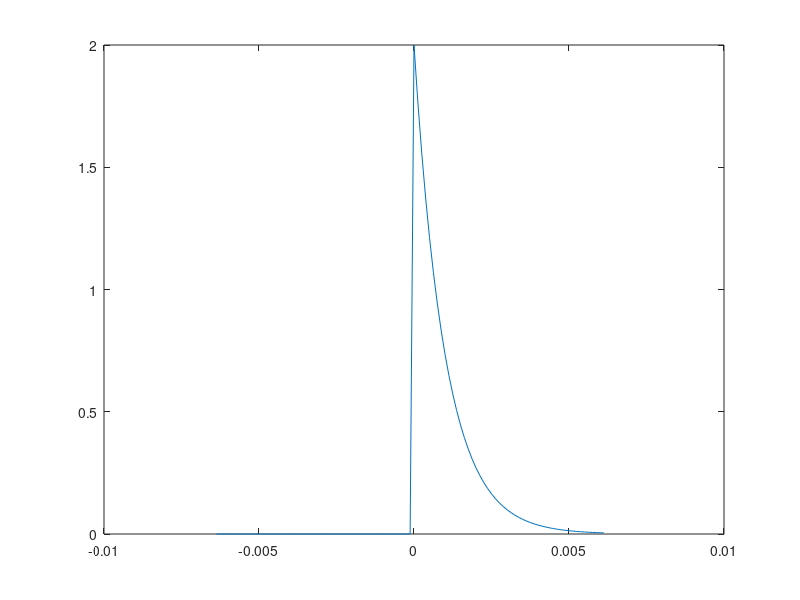
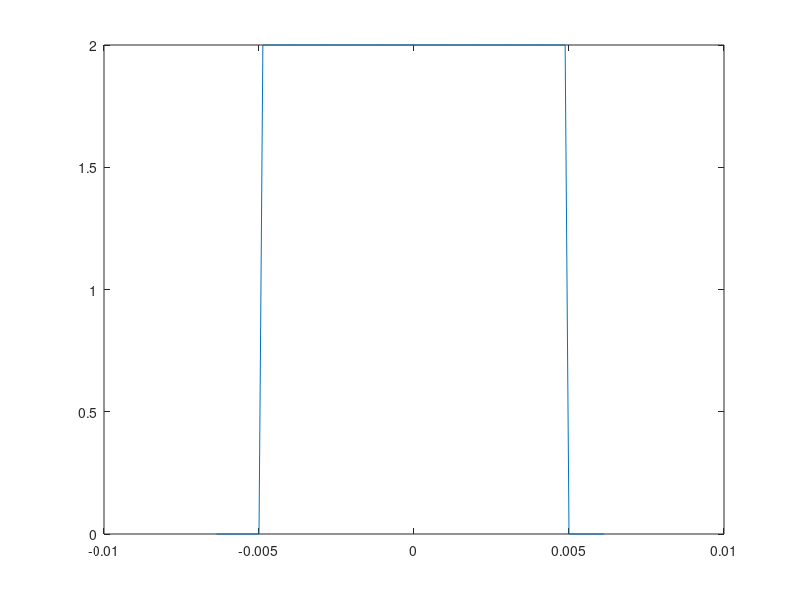
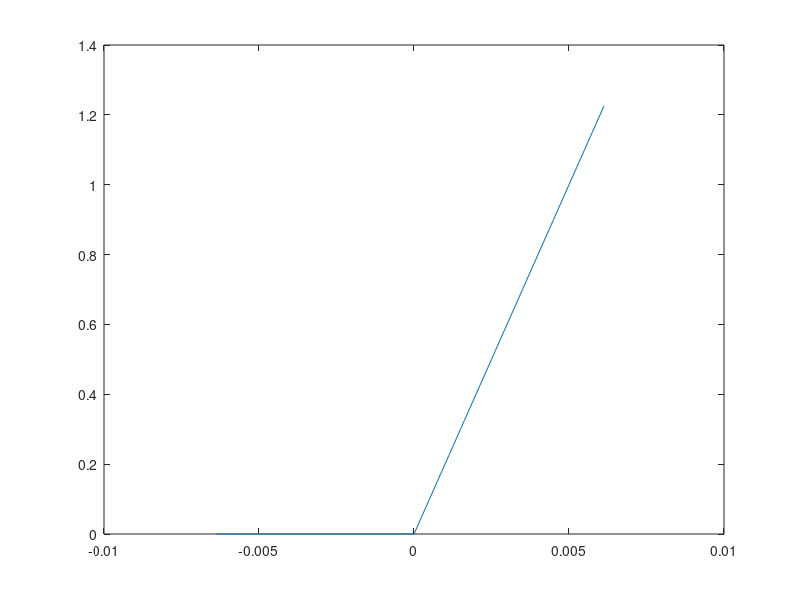

These figures' MATLAB source, in order:
Fs = 8e3;
t = -1:1/Fs:1;
t = t';
T = 0.01;
A = 2;
f0 = 1e3;
phi = pi/4;
alpha = 1e3;
s = zeros (size(t));
inds = find(t >= 0);
s(inds) = A* exp(-alpha * t(inds));
figure(1);
plot(t(7950:8050), s(7950:8050))
s = zeros(size(t));
s(find(abs(t) <= T/2)) = A;
figure(2);
plot(t(7950:8050), s(7950:8050))
s = zeros(size(t));
inds = find((t >= 0) & (t <= T));
s(inds) = A * t(inds) / T;
figure(3);
plot(t(7950:8050), s(7950:8050))
